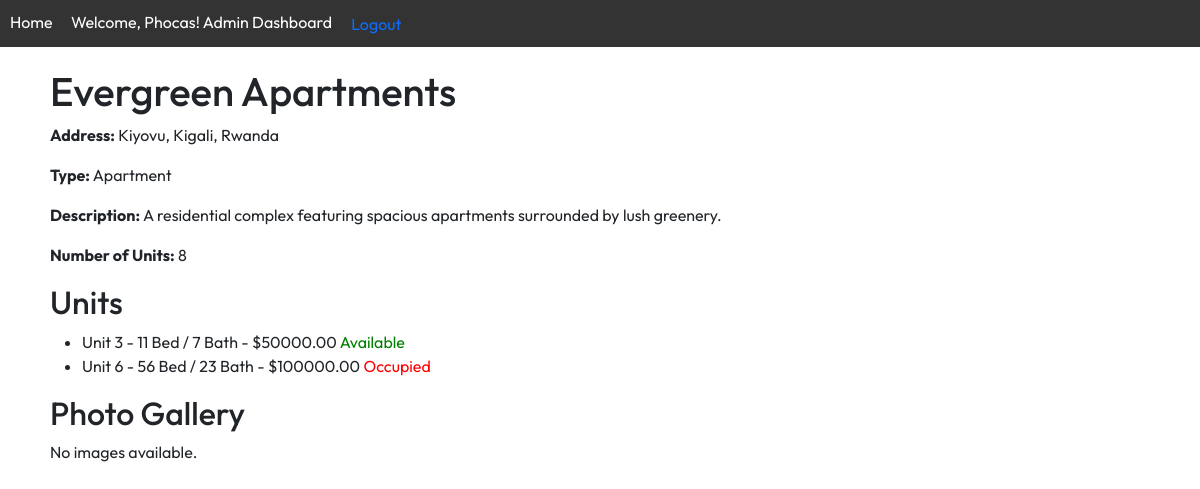
Page /properties/27/ (signed in) on the committed database.
### property_app/models.py (models this page shows, shortened)
class Property(models.Model):
    PROPERTY_TYPES = [
        ('Apartment', 'Apartment'),
        ('House', 'House'),
        ('Commercial', 'Commercial'),
    ]
    name = models.CharField(max_length=255)
    address = models.CharField(max_length=255)
    property_type = models.CharField(max_length=50, choices=PROPERTY_TYPES)
    description = models.TextField()
    number_of_units = models.IntegerField()
    owner = models.ForeignKey(User, on_delete=models.CASCADE, related_name='properties', default=1)

class Unit(models.Model):
    property = models.ForeignKey(Property, related_name='units', on_delete=models.CASCADE)
    unit_number = models.CharField(max_length=10)
    bedrooms = models.IntegerField()
    bathrooms = models.IntegerField()
    rent = models.DecimalField(max_digits=10, decimal_places=2)
    is_available = models.BooleanField(default=True)

### property_app/views.py (the view, shortened to what this page needs)
class PropertyDetailView(DetailView):
    model = Property
    template_name = 'property_app/property_detail.html'
    context_object_name = 'property'
    def get_context_data(self, **kwargs):
        context = super().get_context_data(**kwargs)
        context['image_form'] = PropertyImageForm()
        return context

### templates/property_app/property_detail.html (shortened to what this page needs)
{% extends "base.html" %}
{% block content %}
  <h1>{{ property.name }}</h1>
  <p><strong>Address:</strong> {{ property.address }}</p>
  <p><strong>Type:</strong> {{ property.property_type }}</p>
  <p><strong>Description:</strong> {{ property.description }}</p>
  <p><strong>Number of Units:</strong> {{ property.number_of_units }}</p>
  <h2>Units</h2>
  <ul>
    {% for unit in property.units.all %}
      <li>
        Unit {{ unit.unit_number }} - {{ unit.bedrooms }} Bed / {{ unit.bathrooms }} Bath - ${{ unit.rent }}
        {% if unit.is_available %}
          <span style="color: green;">Available</span>
        {% else %}
          <span style="color: red;">Occupied</span>
        {% endif %}
      </li>
    {% empty %}
      <li>No units available.</li>
    {% endfor %}
  </ul>
  <h2>Photo Gallery</h2>
  <div class="photo-gallery">
    {% for image in property.images.all %}
      <img src="{{ image.image.url }}" alt="Image for {{ property.name }}" style="width:200px; height:auto; margin:10px;">
    {% empty %}
      <p>No images available.</p>
    {% endfor %}
  </div>
{% endblock %}

### templates/base.html (shortened to what this page needs)
<!DOCTYPE html>
<html lang="en">
<head>
    <link href="https://cdn.jsdelivr.net/npm/bootstrap@5.3.0/dist/css/bootstrap.min.css" rel="stylesheet">
    {% load static %}
    <link rel="stylesheet" href="{% static 'css/styles.css' %}">
</head>
<body>
    <nav>
        <a href="{% url 'property_list' %}">Home</a>
        {% if user.is_authenticated %}
            <span>Welcome, {{ user.username }}!</span>
            {% if user.is_staff %}
                <a href="{% url 'admin_dashboard' %}">Admin Dashboard</a>
            {% elif user.profile.role == 'landlord' %}
                <a href="{% url 'landlord_dashboard' %}">Landlord Dashboard</a>
            {% elif user.profile.role == 'tenant' %}
                <a href="{% url 'tenant_dashboard' %}">Tenant Dashboard</a>
            {% endif %}
            <form method="POST" action="{% url 'logout' %}" style="display: inline;">
                <button type="submit" class="btn btn-link p-0" style="text-decoration: none;">Logout</button>
            </form>
        {% else %}
            <a href="{% url 'login' %}">Login</a>
            <a href="{% url 'register' %}">Register</a>
        {% endif %}
    </nav>
    <div class="container">
        {% block content %}
        {% endblock %}
    </div>
</body>
</html>

### static/css/styles.css (style rules this page uses)
body { font-family: 'Outfit', sans-serif; margin: 0; padding: 0; }
nav { background-color: #333; color: #fff; padding: 10px; }
nav a { color: #fff; margin-right: 15px; text-decoration: none; }
.container { padding: 20px; }

### rows in the picture
Property: name "Evergreen Apartments", address "Kiyovu, Kigali, Rwanda", property_type "Apartment", description "A residential complex featuring spacious apartments surrounded by lush greenery.", number_of_units "8"
Unit: unit_number "3", bedrooms "11", bathrooms "7", rent "50000.00", is_available "Available"
Unit: unit_number "6", bedrooms "56", bathrooms "23", rent "100000.00", is_available "Occupied"

### other values in the picture
{{ user.username }} "Phocas"
